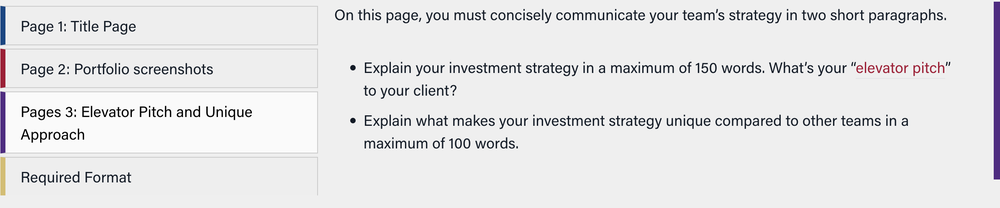
#> input picture uploads/panoPhoto.png, 1000 x 208 px, shrunk from 2390 x 496 before the run
$ python main.py
#> lines starting #> are read from the running program, lines starting #| are printed output that depends on the picture; after the words box and inside, x2 and y2 are one past the last pixel; in counts of white or black regions, pixels touching at a corner belong together
import cv2
import numpy as np
import matplotlib.pyplot as plt
import os
from PIL import Image
import math

# Create directories if they don't exist
os.makedirs('uploads', exist_ok=True)

def reshape_to_matrix(flat_list, cols):
    return [flat_list[i:i + cols] for i in range(0, len(flat_list), cols)]

def convolve(matrix, kernel, factor):
    mat = np.array(matrix)
    ker = np.array(kernel)
    k_size = ker.shape[0]
    pad = k_size // 2
    padded = np.pad(mat, pad, mode='constant')
    result = np.zeros_like(mat, dtype=float)
    for r in range(mat.shape[0]):
        for c in range(mat.shape[1]):
            region = padded[r:r + k_size, c:c + k_size]
            result[r, c] = np.sum(region * ker) * factor
    return result.tolist()

def round_angle(angle):
    abs_angle = abs(angle) % 180
    if abs_angle <= 22.5 or abs_angle > 157.5:
        return 0
    elif 22.5 < abs_angle <= 67.5:
        return 45
    elif 67.5 < abs_angle <= 112.5:
        return 90
    else:
        return 135

def non_max_suppression(mag, ang):
    rows, cols = len(mag), len(mag[0])
    suppressed = np.zeros((rows, cols), dtype=int)
    for i in range(1, rows - 1):
        for j in range(1, cols - 1):
            direction = ang[i][j]
            current_mag = mag[i][j]
            if direction == 0:
                neighbor1, neighbor2 = mag[i, j - 1], mag[i, j + 1]
            elif direction == 45:
                neighbor1, neighbor2 = mag[i - 1, j + 1], mag[i + 1, j - 1]
            elif direction == 90:
                neighbor1, neighbor2 = mag[i - 1, j], mag[i + 1, j]
            else:  # direction == 135
                neighbor1, neighbor2 = mag[i - 1, j - 1], mag[i + 1, j + 1]
            if current_mag >= neighbor1 and current_mag >= neighbor2 and current_mag > 36:
                suppressed[i, j] = 1
    return suppressed.flatten().tolist()

def process_img():
    # Step 1: Read and process the initial image
    image_path = 'uploads/panoPhoto.png'
    image = cv2.imread(image_path)
#> image is the input picture: shape (208, 1000, 3); mean B, G, R 230.3, 229.3, 229.6
    if image is None:
        print("Error: Image not found.")
        return

    height, width = image.shape[:2]
#> height = 208; width = 1000
    cv2.imwrite('uploads/1_panoPhoto_Original.png', image)

    # Step 2: Convert to grayscale and enhance contrast
    gray_image = cv2.cvtColor(image, cv2.COLOR_BGR2GRAY)
    clahe = cv2.createCLAHE(clipLimit=2.0, tileGridSize=(8, 8))
    contrast_gray = clahe.apply(gray_image)
    cv2.imwrite('uploads/2_panoPhoto_Contrast_Gray.png', contrast_gray)

    # Step 3: Apply Gaussian blur
    smoothed_image = cv2.GaussianBlur(contrast_gray, (7, 7), 0)
    cv2.imwrite('uploads/3_panoPhoto_Smoothed.png', smoothed_image)

    # Step 4: Edge detection using custom implementation
    gaussian_kernel = [[2, 4, 5, 4, 2], [4, 9, 12, 9, 4], [5, 12, 15, 12, 5], [4, 9, 12, 9, 4], [2, 4, 5, 4, 2]]
    sobel_x = [[-1, 0, 1], [-2, 0, 2], [-1, 0, 1]]
    sobel_y = [[-1, -2, -1], [0, 0, 0], [1, 2, 1]]

    blurred = convolve(smoothed_image.tolist(), gaussian_kernel, 1 / 159)
#> in convolve, `padded = np.pad(mat, pad, mode='constant')`:
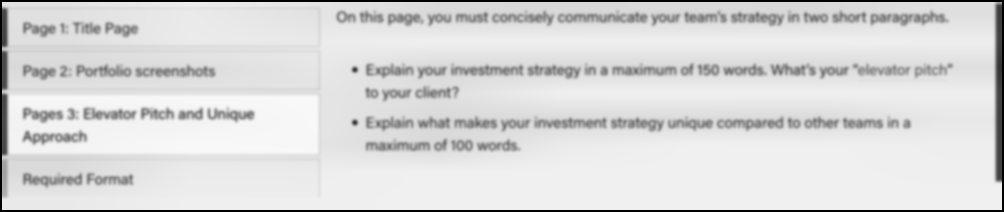
#> padded: shape (212, 1004) int64; min 0, max 248, mean 216.8
#> blurred = 208 items
    grad_x = convolve(blurred, sobel_x, 1)
#> call 2 of convolve, with factor = 1
#> after the loop in convolve (call 2), `for r in range(mat.shape[0]):`:
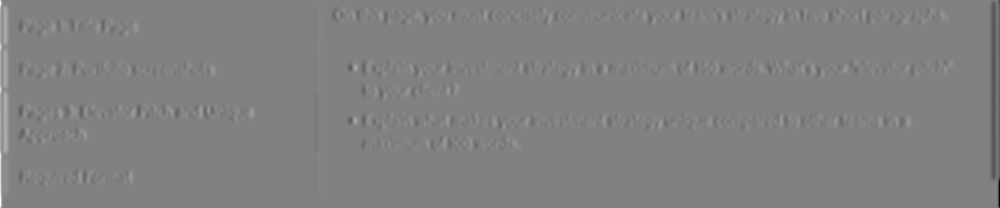
#> result: shape (208, 1000) float64; min -857.4, max 832.4, mean -0.1; drawn with min black and max white
#> grad_x = 208 items
    grad_y = convolve(blurred, sobel_y, 1)
#> call 3 of convolve, with factor = 1
#> after the loop in convolve (call 3), `for r in range(mat.shape[0]):`:
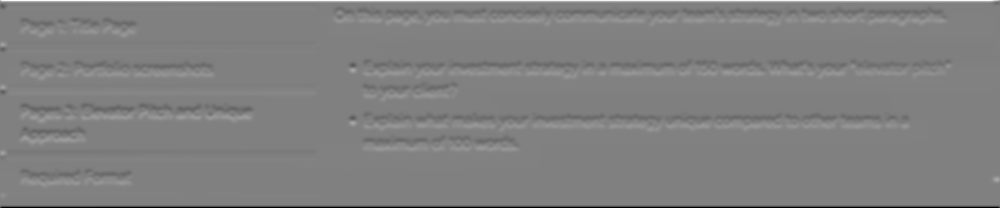
#> result: shape (208, 1000) float64; min -857.4, max 842.6, mean 0.2; drawn with min black and max white
#> grad_y = 208 items

    magnitude = [[math.hypot(x, y) for x, y in zip(row_x, row_y)] for row_x, row_y in zip(grad_x, grad_y)]
#> magnitude = 208 items
    direction = [[round_angle(math.degrees(math.atan2(y, x))) for x, y in zip(row_x, row_y)] for row_x, row_y in zip(grad_x, grad_y)]
#> direction = 208 items

    suppressed = non_max_suppression(np.array(magnitude), np.array(direction))
#> in non_max_suppression, `rows, cols = len(mag), len(mag[0])`: rows = 208; cols = 1000
#> after the loop in non_max_suppression, `for i in range(1, rows - 1):`:
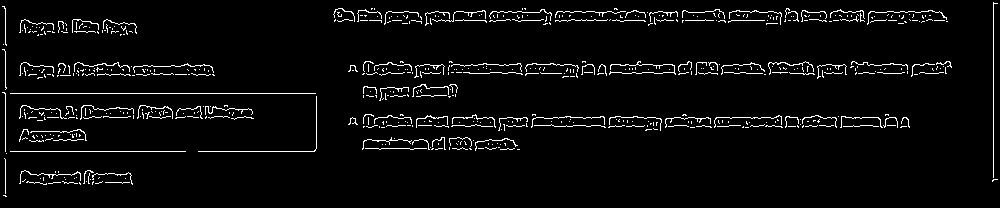
#> suppressed: shape (208, 1000) int64; values 0 (black) and 1 (white), 4% white in thin lines or dots
#> suppressed = 208000 items
    edge_image = np.array(suppressed).reshape((height, width)) * 255
#> edge_image: shape (208, 1000) int64; 4% white in thin lines or dots
    cv2.imwrite('uploads/4_panoPhoto_Edges.png', edge_image)

    # Step 5: Create dot representation
    dot_image = np.zeros_like(image)
    grid_size = 10
    for y in range(0, height - grid_size, grid_size):
        for x in range(0, width - grid_size, grid_size):
            if np.any(edge_image[y:y + grid_size, x:x + grid_size] > 0):
                center_x = x + grid_size // 2
                center_y = y + grid_size // 2
                cv2.circle(dot_image, (center_x, center_y), 1, (255, 255, 255), -1)
#> dot_image: shape (208, 1000, 3); 1.6% white in thin lines or dots, all inside (x1, y1, x2, y2) = (4, 4, 957, 197)

    cv2.imwrite('uploads/5_panoPhoto_Dots.png', dot_image)

    # Step 6: Connect dots and create line image
    gray_dot_image = cv2.cvtColor(dot_image, cv2.COLOR_BGR2GRAY)
    _, binary_dot_image = cv2.threshold(gray_dot_image, 128, 255, cv2.THRESH_BINARY)
    contours, _ = cv2.findContours(binary_dot_image, cv2.RETR_EXTERNAL, cv2.CHAIN_APPROX_SIMPLE)
#> contours = 676 contours, all with area under 20

    points = []
    for contour in contours:
        M = cv2.moments(contour)
        if M["m00"] != 0:
            cX = int(M["m10"] / M["m00"])
            cY = int(M["m01"] / M["m00"])
            points.append((cX, cY))

    line_image = np.zeros((height, width, 4), dtype=np.uint8)
    intersection_map = np.zeros((height, width), dtype=np.float32)

    for i in range(len(points)):
        for j in range(i + 1, len(points)):
            pt1 = points[i]
            pt2 = points[j]
            cv2.line(line_image, pt1, pt2, (0, 0, 255, 255), 1)
            cv2.line(intersection_map, pt1, pt2, 1, 1)
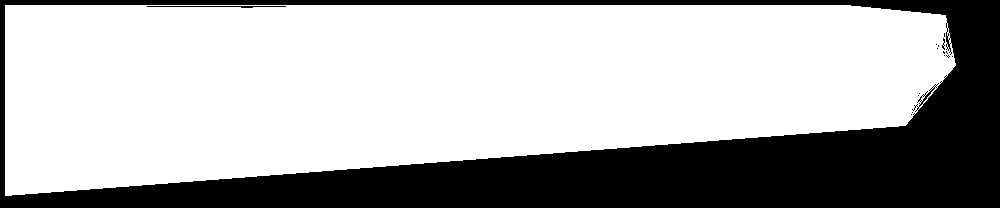
#> intersection_map: shape (208, 1000) float32; values 0 (black) and 1 (white), 69.2% white; 16 black regions (14 under 20 px), largest, box (x1, y1, x2, y2) and area: (0, 0, 1000, 208) 63890, (147, 6, 286, 8) 151
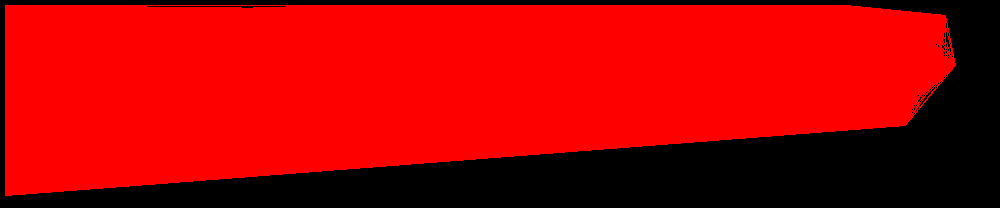
#> line_image: shape (208, 1000, 4); mean of channels 0, 1, 2, 3 0, 0, 176.4, 176.4; drawn as B, G, R

    intersection_map = cv2.normalize(intersection_map, None, 0, 255, cv2.NORM_MINMAX).astype(np.uint8)
    for y in range(height):
        for x in range(width):
            if intersection_map[y, x] > 0:
                alpha_value = 255 - intersection_map[y, x]
                line_image[y, x, 3] = alpha_value

    cv2.imwrite('uploads/6_connected_lines_transparent.png', cv2.cvtColor(line_image, cv2.COLOR_RGBA2BGR))

    # Step 7: Suggest camera position
    gray_line_image = cv2.cvtColor(cv2.cvtColor(line_image, cv2.COLOR_RGBA2BGR), cv2.COLOR_BGR2GRAY)
    edges = cv2.Canny(gray_line_image, 50, 150, apertureSize=3)
#> edges: shape (208, 1000); 1.2% white in thin lines or dots, all inside (x1, y1, x2, y2) = (4, 4, 956, 196)
    lines = cv2.HoughLinesP(edges, 1, np.pi / 180, threshold=100, minLineLength=50, maxLineGap=20)
#> lines = [[6, 4, 849, 4], [4, 194, 4, 6], [147, 7, 285, 7], [13, 194, 232, 178], [566, 151, 796, 134], [438, 161, 668, 144], [117, 186, 322, 171], [310, 171, 540, 154]]

    slopes = []
    intercepts = []

    if lines is not None:
        for line in lines:
            x1, y1, x2, y2 = line[0]
            if x2 - x1 != 0:
                slope = (y2 - y1) / (x2 - x1)
                intercept = y1 - slope * x1
                slopes.append(slope)
                intercepts.append(intercept)
#> this loop made 8 passes
#> (x1, y1, x2, y2, slope, intercept) on passes 1, 3, 4, 5, 6, 7, 8: (6, 4, 849, 4, 0, 4), (147, 7, 285, 7, 0, 7), (13, 194, 232, 178, -0.0731, 194.9), (566, 151, 796, 134, -0.0739, 192.8), (438, 161, 668, 144, -0.0739, 193.4), (117, 186, 322, 171, -0.0732, 194.6), (310, 171, 540, 154, -0.0739, 193.9)
#> after the loop, intercepts = [4, 7, 194.9, 192.8, 193.4, 194.6, 193.9]; slopes = [0, 0, -0.0731, -0.0739, -0.0739, -0.0732, -0.0739]

    if slopes:
        avg_slope = np.median(slopes)
#> avg_slope = -0.0732
        avg_intercept = np.median(intercepts)
#> avg_intercept = 193.4
        vp_x = int(-avg_intercept / avg_slope) if avg_slope != 0 else 0
#> vp_x = 2642
        vp_y = int(avg_intercept)
#> vp_y = 193
        vanishing_point = (vp_x, vp_y)
#> vanishing_point = (2642, 193)
        suggested_position = (vp_x, height // 3)
#> suggested_position = (2642, 69)
        suggested_angle = np.degrees(np.arctan(avg_slope))
#> suggested_angle = -4.18

        result_image = cv2.cvtColor(line_image, cv2.COLOR_RGBA2BGR).copy()
        cv2.circle(result_image, vanishing_point, 10, (0, 255, 0), -1)
        cv2.putText(result_image, 'Suggested Camera Position', suggested_position, cv2.FONT_HERSHEY_SIMPLEX, 0.7, (255, 0, 0), 2)
        cv2.arrowedLine(result_image, (width // 2, height), suggested_position, (255, 0, 0), 2)
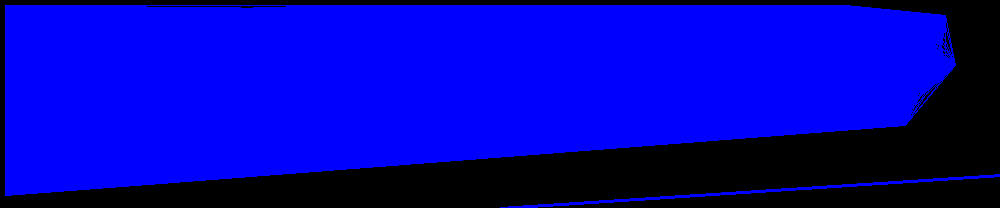
#> result_image: shape (208, 1000, 3); mean of channels 0, 1, 2 178.2, 0, 0; drawn as B, G, R

        cv2.imwrite('uploads/7_camera_suggestion_visualization.png', result_image)

        with open('uploads/camera_suggestions.txt', 'w') as file:
            file.write(f"Estimated vanishing point: {vanishing_point}\n")
            file.write(f"Suggested camera position: {suggested_position}\n")
            file.write(f"Suggested camera angle: {suggested_angle:.2f}°\n")
    else:
        print("No lines detected. Unable to suggest camera position.")
        with open('uploads/camera_suggestions.txt', 'w') as file:
            file.write("No lines detected. Unable to suggest camera position.\n")

    # Display final result
    plt.figure(figsize=(10, 6))
    plt.imshow(cv2.cvtColor(result_image, cv2.COLOR_BGR2RGB))
    plt.title('Camera Position Suggestion')
    plt.axis('off')
    plt.show()

if __name__ == "__main__":
    process_img()
